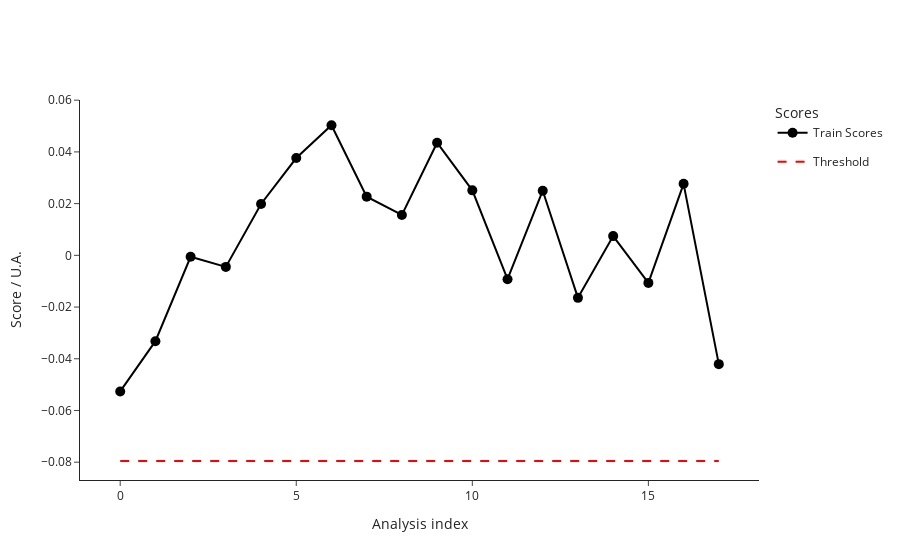

This figure's notebook cell:
### Code cell
from src.StreamPort.machine_learning.methods import MachineLearningMethodIsolationForestSklearn

iforest = MachineLearningMethodIsolationForestSklearn()

ml_ana = iforest.run(ml_ana)

ml_ana.train()
fig_train_scores = ml_ana.plot_scores()
fig_train_scores.show()

### Figure 1 — Plotly figure (JSON) as saved in the notebook; plotly's stock layout.template omitted (floating-point values rounded to 4 significant figures)
{"data": [{"hovertemplate": ["<b>index: </b>19<br><b>name: </b>210812_Pac--006<br><b>path: </b>C:/Users/Sandeep/Desktop/ExtractedSignals\\210812_Pac 2021-08-12 10-30-07\\210812_Pac--006.D<br><b>batch: </b>210812_Pac 2021-08-12 10-30-07<br><b>batch_position: </b>6<br><b>idle_time: </b>39.0<br><b>sample: </b>Blank<br><b>method: </b>SAA_411_Pac.M<br><b>timestamp: </b>2021-08-12 10:55:02<br><b>detector: </b>G1315C<br><b>pump: </b>G7110B<br><b>start_time: </b>2021-08-12 10:55:36<br><b>end_time: </b>2021-08-12 10:59:36<br><b>runtime: </b>239.7000000000036", "<b>index: </b>20<br><b>name: </b>210812_Pac--007<br><b>path: </b>C:/Users/Sandeep/Desktop/ExtractedSignals\\210812_Pac 2021-08-12 10-30-07\\210812_Pac--007.D<br><b>batch: </b>210812_Pac 2021-08-12 10-30-07<br><b>batch_position: </b>7<br><b>idle_time: </b>39.0<br><b>sample: </b>0.025 mg/ml<br><b>method: </b>SAA_411_Pac.M<br><b>timestamp: </b>2021-08-12 10:59:41<br><b>detector: </b>G1315C<br><b>pump: </b>G7110B<br><b>start_time: </b>2021-08-12 11:00:15<br><b>end_time: </b>2021-08-12 11:04:15<br><b>runtime: </b>239.7000000000036", "<b>index: </b>21<br><b>name: </b>210812_Pac--008<br><b>path: </b>C:/Users/Sandeep/Desktop/ExtractedSignals\\210812_Pac 2021-08-12 10-30-07\\210812_Pac--008.D<br><b>batch: </b>210812_Pac 2021-08-12 10-30-07<br><b>batch_position: </b>8<br><b>idle_time: </b>39.0<br><b>sample: </b>Blank<br><b>method: </b>SAA_411_Pac.M<br><b>timestamp: </b>2021-08-12 11:04:20<br><b>detector: </b>G1315C<br><b>pump: </b>G7110B<br><b>start_time: </b>2021-08-12 11:04:54<br><b>end_time: </b>2021-08-12 11:08:54<br><b>runtime: </b>239.7000000000036", "<b>index: </b>22<br><b>name: </b>210812_Pac--009<br><b>path: </b>C:/Users/Sandeep/Desktop/ExtractedSignals\\210812_Pac 2021-08-12 10-30-07\\210812_Pac--009.D<br><b>batch: </b>210812_Pac 2021-08-12 10-30-07<br><b>batch_position: </b>9<br><b>idle_time: </b>38.0<br><b>sample: </b>210806/036 :10<br><b>method: </b>SAA_411_Pac.M<br><b>timestamp: </b>2021-08-12 11:08:59<br><b>detector: </b>G1315C<br><b>pump: </b>G7110B<br><b>start_time: </b>2021-08-12 11:09:32<br><b>end_time: </b>2021-08-12 11:13:32<br><b>runtime: </b>239.7000000000036", "<b>index: </b>23<br><b>name: </b>210812_Pac--010<br><b>path: </b>C:/Users/Sandeep/Desktop/ExtractedSignals\\210812_Pac 2021-08-12 10-30-07\\210812_Pac--010.D<br><b>batch: </b>210812_Pac 2021-08-12 10-30-07<br><b>batch_position: </b>10<br><b>idle_time: </b>39.0<br><b>sample: </b>210806/036 :10<br><b>method: </b>SAA_411_Pac.M<br><b>timestamp: </b>2021-08-12 11:13:37<br><b>detector: </b>G7110B<br><b>pump: </b>G7110B<br><b>start_time: </b>2021-08-12 11:14:11<br><b>end_time: </b>2021-08-12 11:18:11<br><b>runtime: </b>239.7000000000036", "<b>index: </b>24<br><b>name: </b>210812_Pac--011<br><b>path: </b>C:/Users/Sandeep/Desktop/ExtractedSignals\\210812_Pac 2021-08-12 10-30-07\\210812_Pac--011.D<br><b>batch: </b>210812_Pac 2021-08-12 10-30-07<br><b>batch_position: </b>11<br><b>idle_time: </b>39.0<br><b>sample: </b>210806/036 :10<br><b>method: </b>SAA_411_Pac.M<br><b>timestamp: </b>2021-08-12 11:18:16<br><b>detector: </b>G7110B<br><b>pump: </b>G7110B<br><b>start_time: </b>2021-08-12 11:18:50<br><b>end_time: </b>2021-08-12 11:22:50<br><b>runtime: </b>239.7000000000036", "<b>index: </b>25<br><b>name: </b>210812_Pac--012<br><b>path: </b>C:/Users/Sandeep/Desktop/ExtractedSignals\\210812_Pac 2021-08-12 10-30-07\\210812_Pac--012.D<br><b>batch: </b>210812_Pac 2021-08-12 10-30-07<br><b>batch_position: </b>12<br><b>idle_time: </b>39.0<br><b>sample: </b>Blank<br><b>method: </b>SAA_411_Pac.M<br><b>timestamp: </b>2021-08-12 11:22:55<br><b>detector: </b>G1315C<br><b>pump: </b>G7110B<br><b>start_time: </b>2021-08-12 11:23:29<br><b>end_time: </b>2021-08-12 11:27:29<br><b>runtime: </b>239.7000000000036", "<b>index: </b>26<br><b>name: </b>210812_Pac--013<br><b>path: </b>C:/Users/Sandeep/Desktop/ExtractedSignals\\210812_Pac 2021-08-12 10-30-07\\210812_Pac--013.D<br><b>batch: </b>210812_Pac 2021-08-12 10-30-07<br><b>batch_position: </b>13<br><b>idle_time: </b>39.0<br><b>sample: </b>0.025 mg/ml<br><b>method: </b>SAA_411_Pac.M<br><b>timestamp: </b>2021-08-12 11:27:34<br><b>detector: </b>G1315C<br><b>pump: </b>G7110B<br><b>start_time: </b>2021-08-12 11:28:08<br><b>end_time: </b>2021-08-12 11:32:08<br><b>runtime: </b>239.7000000000036", "<b>index: </b>27<br><b>name: </b>210812_Pac--014<br><b>path: </b>C:/Users/Sandeep/Desktop/ExtractedSignals\\210812_Pac 2021-08-12 10-30-07\\210812_Pac--014.D<br><b>batch: </b>210812_Pac 2021-08-12 10-30-07<br><b>batch_position: </b>14<br><b>idle_time: </b>38.0<br><b>sample: </b>Blank<br><b>method: </b>SAA_411_Pac.M<br><b>timestamp: </b>2021-08-12 11:32:13<br><b>detector: </b>G7110B<br><b>pump: </b>G7110B<br><b>start_time: </b>2021-08-12 11:32:46<br><b>end_time: </b>2021-08-12 11:36:47<br><b>runtime: </b>239.7000000000036", "<b>index: </b>52<br><b>name: </b>210813_Pac--006<br><b>path: </b>C:/Users/Sandeep/Desktop/ExtractedSignals\\210813_Pac 2021-08-13 10-37-27\\210813_Pac--006.D<br><b>batch: </b>210813_Pac 2021-08-13 10-37-27<br><b>batch_position: </b>6<br><b>idle_time: </b>38.0<br><b>sample: </b>Blank<br><b>method: </b>SAA_411_Pac.M<br><b>timestamp: </b>2021-08-13 11:02:31<br><b>detector: </b>G1315C<br><b>pump: </b>G7110B<br><b>start_time: </b>2021-08-13 11:03:05<br><b>end_time: </b>2021-08-13 11:07:06<br><b>runtime: </b>239.7000000000036", "<b>index: </b>53<br><b>name: </b>210813_Pac--007<br><b>path: </b>C:/Users/Sandeep/Desktop/ExtractedSignals\\210813_Pac 2021-08-13 10-37-27\\210813_Pac--007.D<br><b>batch: </b>210813_Pac 2021-08-13 10-37-27<br><b>batch_position: </b>7<br><b>idle_time: </b>38.0<br><b>sample: </b>0.025 mg/ml<br><b>method: </b>SAA_411_Pac.M<br><b>timestamp: </b>2021-08-13 11:07:10<br><b>detector: </b>G1315C<br><b>pump: </b>G7116B<br><b>start_time: </b>2021-08-13 11:07:44<br><b>end_time: </b>2021-08-13 11:11:45<br><b>runtime: </b>239.7000000000036", "<b>index: </b>54<br><b>name: </b>210813_Pac--008<br><b>path: </b>C:/Users/Sandeep/Desktop/ExtractedSignals\\210813_Pac 2021-08-13 10-37-27\\210813_Pac--008.D<br><b>batch: </b>210813_Pac 2021-08-13 10-37-27<br><b>batch_position: </b>8<br><b>idle_time: </b>38.0<br><b>sample: </b>Blank<br><b>method: </b>SAA_411_Pac.M<br><b>timestamp: </b>2021-08-13 11:11:49<br><b>detector: </b>G1315C<br><b>pump: </b>G7110B<br><b>start_time: </b>2021-08-13 11:12:23<br><b>end_time: </b>2021-08-13 11:16:23<br><b>runtime: </b>239.7000000000036", "<b>index: </b>55<br><b>name: </b>210813_Pac--009<br><b>path: </b>C:/Users/Sandeep/Desktop/ExtractedSignals\\210813_Pac 2021-08-13 10-37-27\\210813_Pac--009.D<br><b>batch: </b>210813_Pac 2021-08-13 10-37-27<br><b>batch_position: </b>9<br><b>idle_time: </b>39.0<br><b>sample: </b>210812/004 :20<br><b>method: </b>SAA_411_Pac.M<br><b>timestamp: </b>2021-08-13 11:16:28<br><b>detector: </b>G1315C<br><b>pump: </b>G7110B<br><b>start_time: </b>2021-08-13 11:17:02<br><b>end_time: </b>2021-08-13 11:21:03<br><b>runtime: </b>239.7000000000036", "<b>index: </b>56<br><b>name: </b>210813_Pac--010<br><b>path: </b>C:/Users/Sandeep/Desktop/ExtractedSignals\\210813_Pac 2021-08-13 10-37-27\\210813_Pac--010.D<br><b>batch: </b>210813_Pac 2021-08-13 10-37-27<br><b>batch_position: </b>10<br><b>idle_time: </b>38.0<br><b>sample: </b>210812/004 :20<br><b>method: </b>SAA_411_Pac.M<br><b>timestamp: </b>2021-08-13 11:21:08<br><b>detector: </b>G1315C<br><b>pump: </b>G7110B<br><b>start_time: </b>2021-08-13 11:21:41<br><b>end_time: </b>2021-08-13 11:25:42<br><b>runtime: </b>239.7000000000036", "<b>index: </b>57<br><b>name: </b>210813_Pac--011<br><b>path: </b>C:/Users/Sandeep/Desktop/ExtractedSignals\\210813_Pac 2021-08-13 10-37-27\\210813_Pac--011.D<br><b>batch: </b>210813_Pac 2021-08-13 10-37-27<br><b>batch_position: </b>11<br><b>idle_time: </b>39.0<br><b>sample: </b>210812/004 :20<br><b>method: </b>SAA_411_Pac.M<br><b>timestamp: </b>2021-08-13 11:25:46<br><b>detector: </b>G1315C<br><b>pump: </b>G7110B<br><b>start_time: </b>2021-08-13 11:26:21<br><b>end_time: </b>2021-08-13 11:30:21<br><b>runtime: </b>239.7000000000036", "<b>index: </b>58<br><b>name: </b>210813_Pac--012<br><b>path: </b>C:/Users/Sandeep/Desktop/ExtractedSignals\\210813_Pac 2021-08-13 10-37-27\\210813_Pac--012.D<br><b>batch: </b>210813_Pac 2021-08-13 10-37-27<br><b>batch_position: </b>12<br><b>idle_time: </b>38.0<br><b>sample: </b>Blank<br><b>method: </b>SAA_411_Pac.M<br><b>timestamp: </b>2021-08-13 11:30:26<br><b>detector: </b>G1315C<br><b>pump: </b>G7110B<br><b>start_time: </b>2021-08-13 11:30:59<br><b>end_time: </b>2021-08-13 11:34:59<br><b>runtime: </b>239.7000000000036", "<b>index: </b>59<br><b>name: </b>210813_Pac--013<br><b>path: </b>C:/Users/Sandeep/Desktop/ExtractedSignals\\210813_Pac 2021-08-13 10-37-27\\210813_Pac--013.D<br><b>batch: </b>210813_Pac 2021-08-13 10-37-27<br><b>batch_position: </b>13<br><b>idle_time: </b>39.0<br><b>sample: </b>0.025 mg/ml<br><b>method: </b>SAA_411_Pac.M<br><b>timestamp: </b>2021-08-13 11:35:04<br><b>detector: </b>G1315C<br><b>pump: </b>G7110B<br><b>start_time: </b>2021-08-13 11:35:38<br><b>end_time: </b>2021-08-13 11:39:38<br><b>runtime: </b>239.7000000000036", "<b>index: </b>60<br><b>name: </b>210813_Pac--014<br><b>path: </b>C:/Users/Sandeep/Desktop/ExtractedSignals\\210813_Pac 2021-08-13 10-37-27\\210813_Pac--014.D<br><b>batch: </b>210813_Pac 2021-08-13 10-37-27<br><b>batch_position: </b>14<br><b>idle_time: </b>38.0<br><b>sample: </b>Blank<br><b>method: </b>SAA_411_Pac.M<br><b>timestamp: </b>2021-08-13 11:39:43<br><b>detector: </b>G1315C<br><b>pump: </b>G7110B<br><b>start_time: </b>2021-08-13 11:40:16<br><b>end_time: </b>2021-08-13 11:44:17<br><b>runtime: </b>239.7000000000036"], "legendgroup": "Train", "line": {"color": "black"}, "marker": {"color": "black", "size": 10}, "mode": "lines+markers", "name": "Train Scores", "text": ["<b>index: </b>19<br><b>name: </b>210812_Pac--006<br><b>path: </b>C:/Users/Sandeep/Desktop/ExtractedSignals\\210812_Pac 2021-08-12 10-30-07\\210812_Pac--006.D<br><b>batch: </b>210812_Pac 2021-08-12 10-30-07<br><b>batch_position: </b>6<br><b>idle_time: </b>39.0<br><b>sample: </b>Blank<br><b>method: </b>SAA_411_Pac.M<br><b>timestamp: </b>2021-08-12 10:55:02<br><b>detector: </b>G1315C<br><b>pump: </b>G7110B<br><b>start_time: </b>2021-08-12 10:55:36<br><b>end_time: </b>2021-08-12 10:59:36<br><b>runtime: </b>239.7000000000036", "<b>index: </b>20<br><b>name: </b>210812_Pac--007<br><b>path: </b>C:/Users/Sandeep/Desktop/ExtractedSignals\\210812_Pac 2021-08-12 10-30-07\\210812_Pac--007.D<br><b>batch: </b>210812_Pac 2021-08-12 10-30-07<br><b>batch_position: </b>7<br><b>idle_time: </b>39.0<br><b>sample: </b>0.025 mg/ml<br><b>method: </b>SAA_411_Pac.M<br><b>timestamp: </b>2021-08-12 10:59:41<br><b>detector: </b>G1315C<br><b>pump: </b>G7110B<br><b>start_time: </b>2021-08-12 11:00:15<br><b>end_time: </b>2021-08-12 11:04:15<br><b>runtime: </b>239.7000000000036", "<b>index: </b>21<br><b>name: </b>210812_Pac--008<br><b>path: </b>C:/Users/Sandeep/Desktop/ExtractedSignals\\210812_Pac 2021-08-12 10-30-07\\210812_Pac--008.D<br><b>batch: </b>210812_Pac 2021-08-12 10-30-07<br><b>batch_position: </b>8<br><b>idle_time: </b>39.0<br><b>sample: </b>Blank<br><b>method: </b>SAA_411_Pac.M<br><b>timestamp: </b>2021-08-12 11:04:20<br><b>detector: </b>G1315C<br><b>pump: </b>G7110B<br><b>start_time: </b>2021-08-12 11:04:54<br><b>end_time: </b>2021-08-12 11:08:54<br><b>runtime: </b>239.7000000000036", "<b>index: </b>22<br><b>name: </b>210812_Pac--009<br><b>path: </b>C:/Users/Sandeep/Desktop/ExtractedSignals\\210812_Pac 2021-08-12 10-30-07\\210812_Pac--009.D<br><b>batch: </b>210812_Pac 2021-08-12 10-30-07<br><b>batch_position: </b>9<br><b>idle_time: </b>38.0<br><b>sample: </b>210806/036 :10<br><b>method: </b>SAA_411_Pac.M<br><b>timestamp: </b>2021-08-12 11:08:59<br><b>detector: </b>G1315C<br><b>pump: </b>G7110B<br><b>start_time: </b>2021-08-12 11:09:32<br><b>end_time: </b>2021-08-12 11:13:32<br><b>runtime: </b>239.7000000000036", "<b>index: </b>23<br><b>name: </b>210812_Pac--010<br><b>path: </b>C:/Users/Sandeep/Desktop/ExtractedSignals\\210812_Pac 2021-08-12 10-30-07\\210812_Pac--010.D<br><b>batch: </b>210812_Pac 2021-08-12 10-30-07<br><b>batch_position: </b>10<br><b>idle_time: </b>39.0<br><b>sample: </b>210806/036 :10<br><b>method: </b>SAA_411_Pac.M<br><b>timestamp: </b>2021-08-12 11:13:37<br><b>detector: </b>G7110B<br><b>pump: </b>G7110B<br><b>start_time: </b>2021-08-12 11:14:11<br><b>end_time: </b>2021-08-12 11:18:11<br><b>runtime: </b>239.7000000000036", "<b>index: </b>24<br><b>name: </b>210812_Pac--011<br><b>path: </b>C:/Users/Sandeep/Desktop/ExtractedSignals\\210812_Pac 2021-08-12 10-30-07\\210812_Pac--011.D<br><b>batch: </b>210812_Pac 2021-08-12 10-30-07<br><b>batch_position: </b>11<br><b>idle_time: </b>39.0<br><b>sample: </b>210806/036 :10<br><b>method: </b>SAA_411_Pac.M<br><b>timestamp: </b>2021-08-12 11:18:16<br><b>detector: </b>G7110B<br><b>pump: </b>G7110B<br><b>start_time: </b>2021-08-12 11:18:50<br><b>end_time: </b>2021-08-12 11:22:50<br><b>runtime: </b>239.7000000000036", "<b>index: </b>25<br><b>name: </b>210812_Pac--012<br><b>path: </b>C:/Users/Sandeep/Desktop/ExtractedSignals\\210812_Pac 2021-08-12 10-30-07\\210812_Pac--012.D<br><b>batch: </b>210812_Pac 2021-08-12 10-30-07<br><b>batch_position: </b>12<br><b>idle_time: </b>39.0<br><b>sample: </b>Blank<br><b>method: </b>SAA_411_Pac.M<br><b>timestamp: </b>2021-08-12 11:22:55<br><b>detector: </b>G1315C<br><b>pump: </b>G7110B<br><b>start_time: </b>2021-08-12 11:23:29<br><b>end_time: </b>2021-08-12 11:27:29<br><b>runtime: </b>239.7000000000036", "<b>index: </b>26<br><b>name: </b>210812_Pac--013<br><b>path: </b>C:/Users/Sandeep/Desktop/ExtractedSignals\\210812_Pac 2021-08-12 10-30-07\\210812_Pac--013.D<br><b>batch: </b>210812_Pac 2021-08-12 10-30-07<br><b>batch_position: </b>13<br><b>idle_time: </b>39.0<br><b>sample: </b>0.025 mg/ml<br><b>method: </b>SAA_411_Pac.M<br><b>timestamp: </b>2021-08-12 11:27:34<br><b>detector: </b>G1315C<br><b>pump: </b>G7110B<br><b>start_time: </b>2021-08-12 11:28:08<br><b>end_time: </b>2021-08-12 11:32:08<br><b>runtime: </b>239.7000000000036", "<b>index: </b>27<br><b>name: </b>210812_Pac--014<br><b>path: </b>C:/Users/Sandeep/Desktop/ExtractedSignals\\210812_Pac 2021-08-12 10-30-07\\210812_Pac--014.D<br><b>batch: </b>210812_Pac 2021-08-12 10-30-07<br><b>batch_position: </b>14<br><b>idle_time: </b>38.0<br><b>sample: </b>Blank<br><b>method: </b>SAA_411_Pac.M<br><b>timestamp: </b>2021-08-12 11:32:13<br><b>detector: </b>G7110B<br><b>pump: </b>G7110B<br><b>start_time: </b>2021-08-12 11:32:46<br><b>end_time: </b>2021-08-12 11:36:47<br><b>runtime: </b>239.7000000000036", "<b>index: </b>52<br><b>name: </b>210813_Pac--006<br><b>path: </b>C:/Users/Sandeep/Desktop/ExtractedSignals\\210813_Pac 2021-08-13 10-37-27\\210813_Pac--006.D<br><b>batch: </b>210813_Pac 2021-08-13 10-37-27<br><b>batch_position: </b>6<br><b>idle_time: </b>38.0<br><b>sample: </b>Blank<br><b>method: </b>SAA_411_Pac.M<br><b>timestamp: </b>2021-08-13 11:02:31<br><b>detector: </b>G1315C<br><b>pump: </b>G7110B<br><b>start_time: </b>2021-08-13 11:03:05<br><b>end_time: </b>2021-08-13 11:07:06<br><b>runtime: </b>239.7000000000036", "<b>index: </b>53<br><b>name: </b>210813_Pac--007<br><b>path: </b>C:/Users/Sandeep/Desktop/ExtractedSignals\\210813_Pac 2021-08-13 10-37-27\\210813_Pac--007.D<br><b>batch: </b>210813_Pac 2021-08-13 10-37-27<br><b>batch_position: </b>7<br><b>idle_time: </b>38.0<br><b>sample: </b>0.025 mg/ml<br><b>method: </b>SAA_411_Pac.M<br><b>timestamp: </b>2021-08-13 11:07:10<br><b>detector: </b>G1315C<br><b>pump: </b>G7116B<br><b>start_time: </b>2021-08-13 11:07:44<br><b>end_time: </b>2021-08-13 11:11:45<br><b>runtime: </b>239.7000000000036", "<b>index: </b>54<br><b>name: </b>210813_Pac--008<br><b>path: </b>C:/Users/Sandeep/Desktop/ExtractedSignals\\210813_Pac 2021-08-13 10-37-27\\210813_Pac--008.D<br><b>batch: </b>210813_Pac 2021-08-13 10-37-27<br><b>batch_position: </b>8<br><b>idle_time: </b>38.0<br><b>sample: </b>Blank<br><b>method: </b>SAA_411_Pac.M<br><b>timestamp: </b>2021-08-13 11:11:49<br><b>detector: </b>G1315C<br><b>pump: </b>G7110B<br><b>start_time: </b>2021-08-13 11:12:23<br><b>end_time: </b>2021-08-13 11:16:23<br><b>runtime: </b>239.7000000000036", "<b>index: </b>55<br><b>name: </b>210813_Pac--009<br><b>path: </b>C:/Users/Sandeep/Desktop/ExtractedSignals\\210813_Pac 2021-08-13 10-37-27\\210813_Pac--009.D<br><b>batch: </b>210813_Pac 2021-08-13 10-37-27<br><b>batch_position: </b>9<br><b>idle_time: </b>39.0<br><b>sample: </b>210812/004 :20<br><b>method: </b>SAA_411_Pac.M<br><b>timestamp: </b>2021-08-13 11:16:28<br><b>detector: </b>G1315C<br><b>pump: </b>G7110B<br><b>start_time: </b>2021-08-13 11:17:02<br><b>end_time: </b>2021-08-13 11:21:03<br><b>runtime: </b>239.7000000000036", "<b>index: </b>56<br><b>name: </b>210813_Pac--010<br><b>path: </b>C:/Users/Sandeep/Desktop/ExtractedSignals\\210813_Pac 2021-08-13 10-37-27\\210813_Pac--010.D<br><b>batch: </b>210813_Pac 2021-08-13 10-37-27<br><b>batch_position: </b>10<br><b>idle_time: </b>38.0<br><b>sample: </b>210812/004 :20<br><b>method: </b>SAA_411_Pac.M<br><b>timestamp: </b>2021-08-13 11:21:08<br><b>detector: </b>G1315C<br><b>pump: </b>G7110B<br><b>start_time: </b>2021-08-13 11:21:41<br><b>end_time: </b>2021-08-13 11:25:42<br><b>runtime: </b>239.7000000000036", "<b>index: </b>57<br><b>name: </b>210813_Pac--011<br><b>path: </b>C:/Users/Sandeep/Desktop/ExtractedSignals\\210813_Pac 2021-08-13 10-37-27\\210813_Pac--011.D<br><b>batch: </b>210813_Pac 2021-08-13 10-37-27<br><b>batch_position: </b>11<br><b>idle_time: </b>39.0<br><b>sample: </b>210812/004 :20<br><b>method: </b>SAA_411_Pac.M<br><b>timestamp: </b>2021-08-13 11:25:46<br><b>detector: </b>G1315C<br><b>pump: </b>G7110B<br><b>start_time: </b>2021-08-13 11:26:21<br><b>end_time: </b>2021-08-13 11:30:21<br><b>runtime: </b>239.7000000000036", "<b>index: </b>58<br><b>name: </b>210813_Pac--012<br><b>path: </b>C:/Users/Sandeep/Desktop/ExtractedSignals\\210813_Pac 2021-08-13 10-37-27\\210813_Pac--012.D<br><b>batch: </b>210813_Pac 2021-08-13 10-37-27<br><b>batch_position: </b>12<br><b>idle_time: </b>38.0<br><b>sample: </b>Blank<br><b>method: </b>SAA_411_Pac.M<br><b>timestamp: </b>2021-08-13 11:30:26<br><b>detector: </b>G1315C<br><b>pump: </b>G7110B<br><b>start_time: </b>2021-08-13 11:30:59<br><b>end_time: </b>2021-08-13 11:34:59<br><b>runtime: </b>239.7000000000036", "<b>index: </b>59<br><b>name: </b>210813_Pac--013<br><b>path: </b>C:/Users/Sandeep/Desktop/ExtractedSignals\\210813_Pac 2021-08-13 10-37-27\\210813_Pac--013.D<br><b>batch: </b>210813_Pac 2021-08-13 10-37-27<br><b>batch_position: </b>13<br><b>idle_time: </b>39.0<br><b>sample: </b>0.025 mg/ml<br><b>method: </b>SAA_411_Pac.M<br><b>timestamp: </b>2021-08-13 11:35:04<br><b>detector: </b>G1315C<br><b>pump: </b>G7110B<br><b>start_time: </b>2021-08-13 11:35:38<br><b>end_time: </b>2021-08-13 11:39:38<br><b>runtime: </b>239.7000000000036", "<b>index: </b>60<br><b>name: </b>210813_Pac--014<br><b>path: </b>C:/Users/Sandeep/Desktop/ExtractedSignals\\210813_Pac 2021-08-13 10-37-27\\210813_Pac--014.D<br><b>batch: </b>210813_Pac 2021-08-13 10-37-27<br><b>batch_position: </b>14<br><b>idle_time: </b>38.0<br><b>sample: </b>Blank<br><b>method: </b>SAA_411_Pac.M<br><b>timestamp: </b>2021-08-13 11:39:43<br><b>detector: </b>G1315C<br><b>pump: </b>G7110B<br><b>start_time: </b>2021-08-13 11:40:16<br><b>end_time: </b>2021-08-13 11:44:17<br><b>runtime: </b>239.7000000000036"], "type": "scatter", "x": [0, 1, 2, 3, 4, 5, 6, 7, 8, 9, 10, 11, 12, 13, 14, 15, 16, 17], "y": [-0.05263, -0.0332, -0.0005686, -0.004466, 0.01985, 0.03763, 0.0503, 0.02269, 0.01562, 0.04355, 0.02513, -0.009245, 0.02498, -0.01645, 0.007428, -0.01065, 0.02765, -0.04209]}, {"legendgroup": "Threshold", "line": {"color": "red", "dash": "dash"}, "mode": "lines", "name": "Threshold", "type": "scatter", "x": [0, 17], "y": [-0.07954, -0.07954]}], "layout": {"legend": {"title": {"text": "Scores"}}, "xaxis": {"title": {"text": "Analysis index"}}, "yaxis": {"title": {"text": "Score / U.A."}}}}
